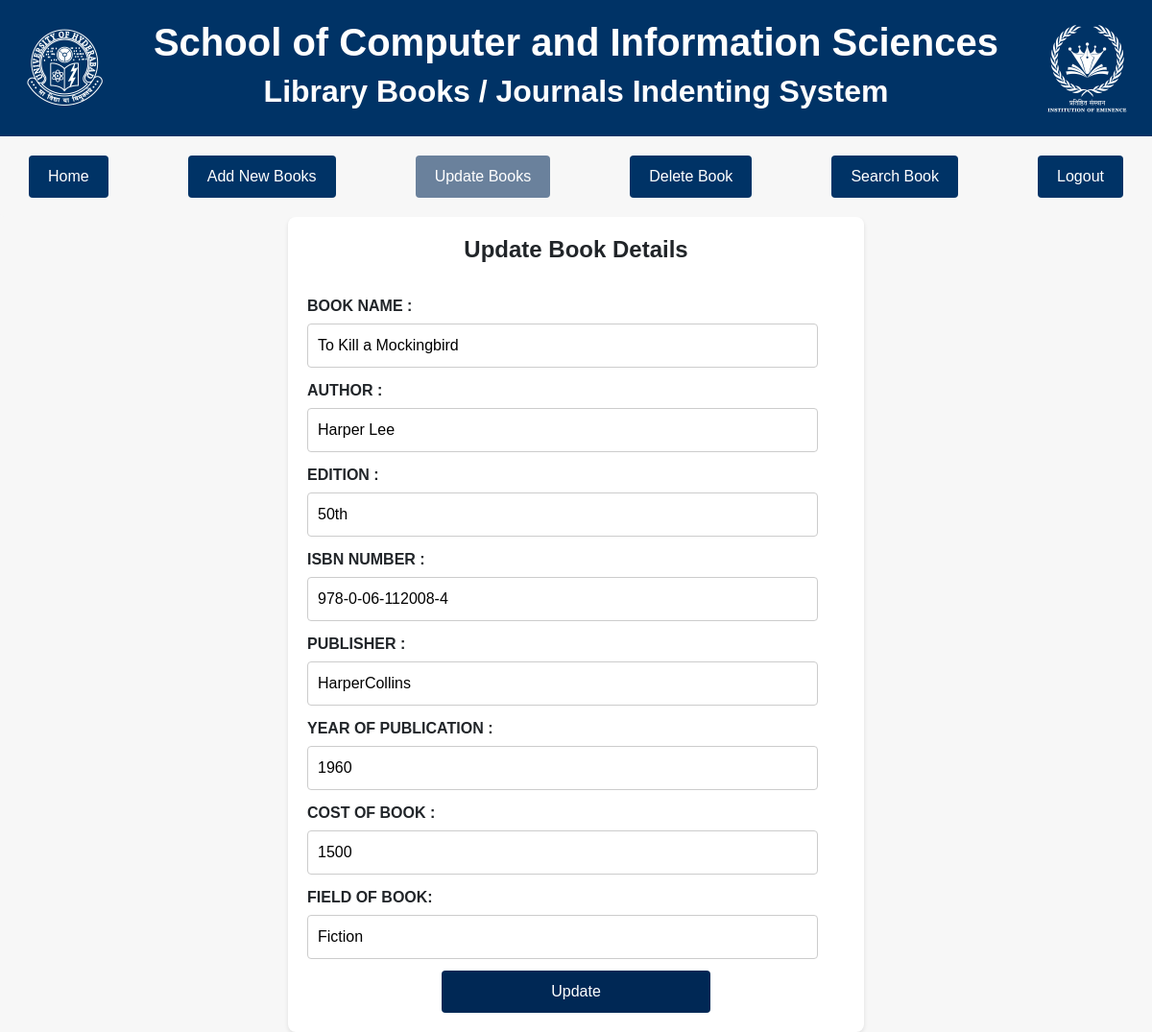
Page /manage_journals/manage_books/update.php?isbn=978-0-06-112008-4 on the committed database.
### tables this page shows
CREATE TABLE `add_new_books` (
  `book_name` varchar(50) DEFAULT NULL,
  `author` varchar(100) DEFAULT NULL,
  `edition` varchar(5) DEFAULT NULL,
  `isbn` varchar(20) NOT NULL,
  `publisher` varchar(50) DEFAULT NULL,
  `year` int(4) DEFAULT NULL,
  `cost` int(10) DEFAULT NULL,
  `field` varchar(50) DEFAULT NULL
);

### manage_journals/manage_books/update.php (the view, shortened to what this page needs)
<?php
$con = mysqli_connect("localhost", "root", "", "indenting", "3308");
$isbn = isset($_GET['isbn']) ? $_GET['isbn'] : '';
if (!empty($isbn)) {
    $query = "SELECT * FROM add_new_books WHERE isbn='$isbn'";
    $result = mysqli_query($con, $query);
    $row = mysqli_fetch_assoc($result);
    $book_name = $row['book_name'];
    $author = $row['author'];
    $edition = $row['edition'];
    $publisher = $row['publisher'];
    $year = $row['year'];
    $cost = $row['cost'];
    $field = $row['field'];
} else {
    echo "ISBN number is missing in the URL.";
}
?>
<!DOCTYPE html>
<html lang="en">
<head>
  <link rel="stylesheet" href="css/bootstrap.min.css">
</head>
<body>
<header>
    <div id="header">
      <div id="img_left">
        <img src="../img/uoh_logo_white.png" alt="University of Hyderabad">
      </div>
      <div id="title">
            <h1><b>School of Computer and Information Sciences</b></h1>
            <h2><b>Library Books / Journals Indenting System</b></h2>
        </div>
      <div id="img_right">
        <img src="../img/uoh_ioe_white.png" alt="University of Hyderabad">
      </div>
    </div>
  </header>
  <div id="navigation" class="btn-group1">
    <button onclick="window.location.href='../home/index.html'">Home</button>
    <button onclick="window.location.href='../manage_books/adding_books.html'">Add New Books</button>
    <button onclick="window.location.href='update_books.php'" id="user-btn">Update Books</button>
    <button onclick="window.location.href='delete_books.php'">Delete Book</button>
    <button onclick="window.location.href='search_books.php'">Search Book</button>
    <button onclick="window.location.href='../admin1.php'">Logout</button>
  </div>
    <div class="container">
    <h4><b>Update Book Details</b></h4><br>
                <form action="" method="POST">
                    <label for="book_name">BOOK NAME :</label>
                    <input type="text" id="book_name" name="book_name" size="50" placeholder="enter the book name" value="<?php echo $book_name; ?>" required><br>
                    <label for="author">AUTHOR :</label>
                    <input type="text" id="author" name="author" size="100" placeholder="author of book" value="<?php echo $author; ?>" required><br>
                    <label for="edition">EDITION :</label>
                    <input type="text" id="edition" name="edition" size="2" placeholder="enter the edition of book" value="<?php echo $edition; ?>" required><br>
                    <label for="isbn">ISBN NUMBER :</label>
                    <input type="text" id="isbn" size="20" name="isbn" value="<?php echo $isbn; ?>" readonly><br>
                    <label for="publisher">PUBLISHER :</label>
                    <input type="text" id="publisher" name="publisher" size="50" placeholder="publisher name" value="<?php echo $publisher; ?>" required><br>
                    <label for="year">YEAR OF PUBLICATION :</label>
                    <input type="number" id="year" name="year" pattern="\d{4}" placeholder="enter year of publication" value="<?php echo $year; ?>" required><br>
                    <label for="cost">COST OF BOOK :</label>
                    <input type="number" id="cost" size="30" name="cost" placeholder="enter the cost of book" value="<?php echo $cost; ?>" required><br>
                    <label for="field">FIELD OF BOOK:</label>
                    <input type="text" id="field" name="field" size="30" placeholder="enter the field of book" value="<?php echo $field; ?>" required><br>
                    <center>
                    <div id="button">
                        <input type="submit" value="Update" name="submit">
                    </div></center>
                </form>
        </div>
</body>
</html>

### manage_journals/manage_books/update.php (style rules this page uses)
body { font-family: Arial, sans-serif; margin: 0; padding: 0; background-color: #f7f7f7; }
h1, h2, h4 { text-align: center; }
#header { display: flex; align-items: center; justify-content: space-between; padding: 20px; background-color: #003366; color: white; width: auto; position: sticky; top: 0; z-index: 1000; }
#navigation { display: flex; align-items: center; justify-content: space-between; padding: 20px; background-color: #f7f7f7; color: white; width: auto; position: sticky; top: 0; z-index: 100; }
#img_left, #img_right { flex: 0 0 auto; }
#img_left img, #img_right img { max-width: 100%; height: auto; }
#title { flex: 1 1 auto; text-align: center; margin: 0; }
.btn-group1 { display: flex; justify-content: center; border-radius: 4px; }
.btn-group1 button { background-color: #003366; color: #fff; border: none; padding: 10px 20px; margin: 0 10px; cursor: pointer; font-size: 16px; border-radius: 4px; }
#user-btn.active { background-color: #6a819c; }
.container { background-color: #fff; border-radius: 8px; padding: 20px; box-shadow: 0px 2px 4px rgba(0, 0, 0, 0.1); width: 600px; margin: 0 auto; }
label { display: block; margin-bottom: 6px; font-weight: bold; }
input[type="text"], input[type="number"], input[type="password"] { width: 95%; padding: 10px; border: 1px solid #ccc; border-radius: 4px; margin-bottom: 12px; }
input[type="submit"] { background-color: #003366; color: #fff; border: none; padding: 10px 20px; cursor: pointer; border-radius: 4px; font-size: 16px; width: 50%; }
input[type="submit"], input[type="reset"]:hover { background-color: #002855; }

### rows in the picture
add_new_books: book_name "To Kill a Mockingbird", author "Harper Lee", edition "50th", publisher "HarperCollins", year "1960", cost "1500", field "Fiction"
